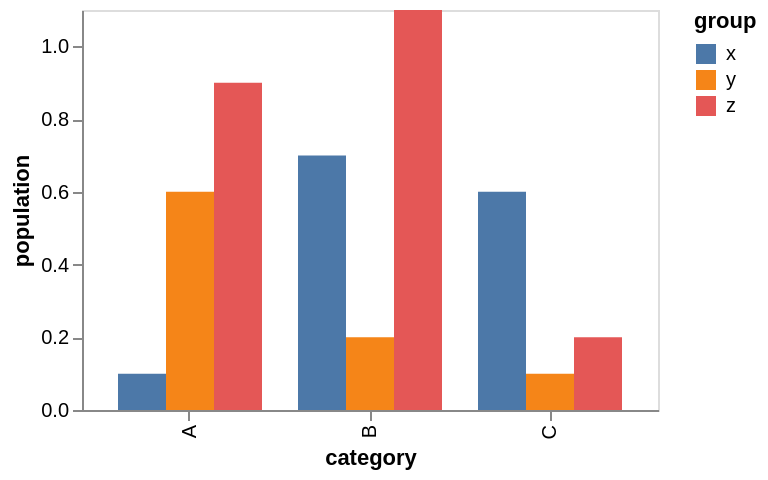

Express this chart as Vega-Lite.
### Vega specification from a JSON file in a GitHub repository (floating-point values rounded to 4 significant figures)
{"$schema": "https://vega.github.io/schema/vega/v5.json", "background": "white", "padding": 5, "height": 200, "style": "cell", "data": [{"name": "source_0", "values": [{"category": "A", "group": "x", "value": 0.1}, {"category": "A", "group": "y", "value": 0.6}, {"category": "A", "group": "z", "value": 0.9}, {"category": "B", "group": "x", "value": 0.7}, {"category": "B", "group": "y", "value": 0.2}, {"category": "B", "group": "z", "value": 1.1}, {"category": "C", "group": "x", "value": 0.6}, {"category": "C", "group": "y", "value": 0.1}, {"category": "C", "group": "z", "value": 0.2}]}, {"name": "data_0", "source": "source_0", "transform": [{"type": "stack", "groupby": ["category", "group"], "field": "value", "sort": {"field": [], "order": []}, "as": ["value_start", "value_end"], "offset": "zero"}, {"type": "filter", "expr": "isValid(datum[\"value\"]) && isFinite(+datum[\"value\"])"}]}], "signals": [{"name": "x_step", "update": "24 * bandspace(domain('xOffset').length, 0, 0) / (1-0.2)"}, {"name": "width", "update": "bandspace(domain('x').length, 0.2, 0.2) * x_step"}], "marks": [{"name": "marks", "type": "rect", "style": ["bar"], "from": {"data": "data_0"}, "encode": {"update": {"fill": {"scale": "color", "field": "group"}, "ariaRoleDescription": {"value": "bar"}, "description": {"signal": "\"category: \" + (isValid(datum[\"category\"]) ? datum[\"category\"] : \"\"+datum[\"category\"]) + \"; value: \" + (format(datum[\"value\"], \"\")) + \"; group: \" + (isValid(datum[\"group\"]) ? datum[\"group\"] : \"\"+datum[\"group\"])"}, "x": {"scale": "x", "field": "category", "offset": {"scale": "xOffset", "field": "group"}}, "width": {"signal": "max(0.25, bandwidth('xOffset'))"}, "y": {"scale": "y", "field": "value_end"}, "y2": {"scale": "y", "field": "value_start"}}}}], "scales": [{"name": "x", "type": "band", "domain": {"data": "data_0", "field": "category", "sort": true}, "range": {"step": {"signal": "x_step"}}, "paddingInner": 0.2, "paddingOuter": 0.2}, {"name": "y", "type": "linear", "domain": {"data": "data_0", "fields": ["value_start", "value_end"]}, "range": [{"signal": "height"}, 0], "nice": true, "zero": true}, {"name": "xOffset", "type": "band", "domain": {"data": "data_0", "field": "group", "sort": true}, "range": {"step": 24}}, {"name": "color", "type": "ordinal", "domain": {"data": "data_0", "field": "group", "sort": true}, "range": "category"}], "axes": [{"scale": "x", "orient": "bottom", "grid": false, "title": "category", "labelAlign": "right", "labelAngle": 270, "labelBaseline": "middle", "zindex": 0}, {"scale": "y", "orient": "left", "grid": false, "title": "population", "labelOverlap": true, "tickCount": {"signal": "ceil(height/40)"}, "zindex": 0}], "legends": [{"fill": "color", "symbolType": "square", "title": "group"}]}
